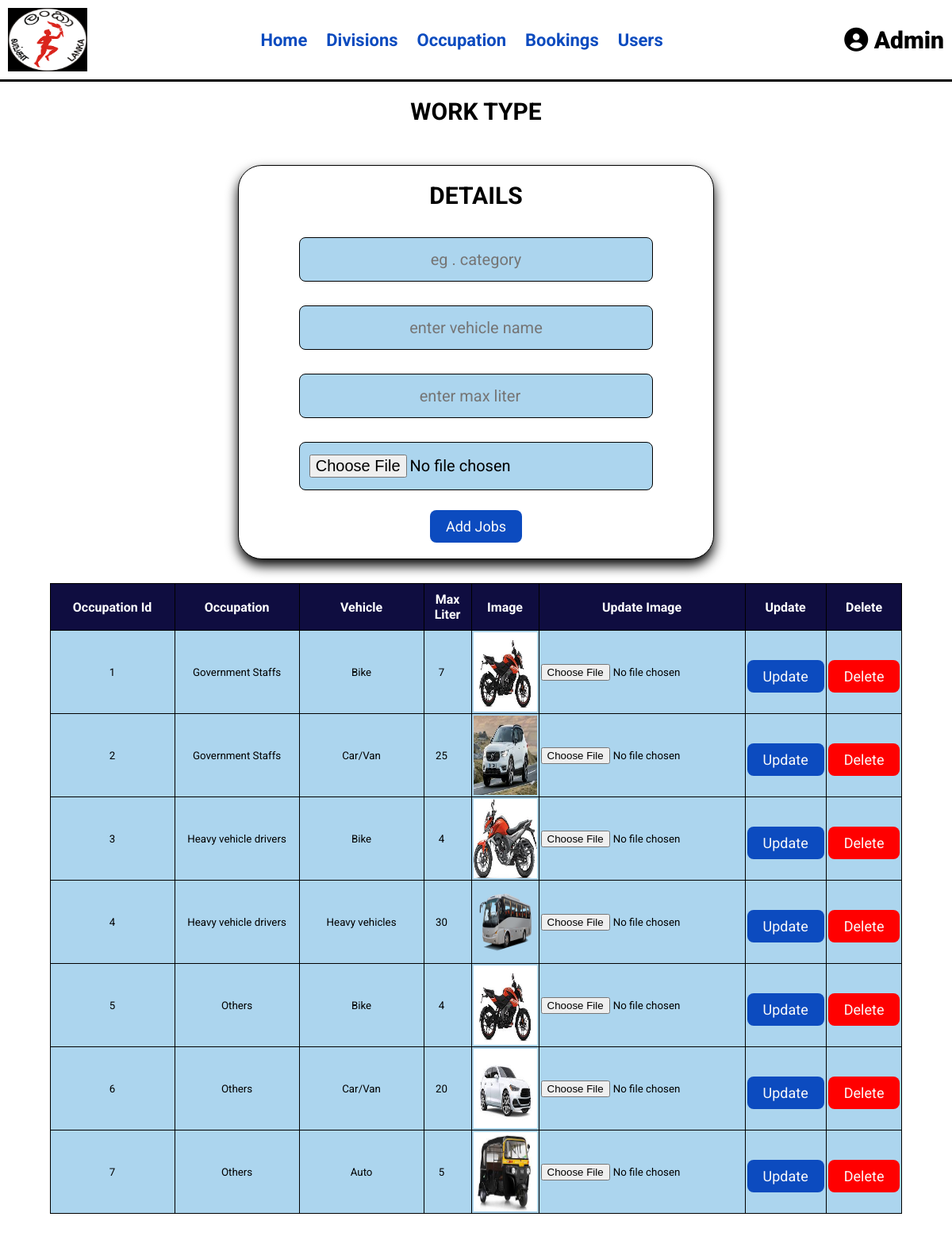
/admin/manage_jobs.php (signed in), run on the app's committed database.
### tables this page shows
CREATE TABLE IF NOT EXISTS `occupation_tbl` (
  `o_id` int(11) NOT NULL AUTO_INCREMENT,
  `category_work` varchar(25) NOT NULL,
  `vehicle` varchar(20) NOT NULL,
  `max_literPetrol` float NOT NULL,
  `image` varchar(200) NOT NULL,
  PRIMARY KEY (`o_id`)
);

### admin/manage_jobs.php (the view, shortened to what this page needs)
<?php
include '../connection.php';
?>
<!DOCTYPE html>
<html lang="en">
<head>
   <link rel="stylesheet" href="https://cdnjs.cloudflare.com/ajax/libs/font-awesome/6.0.0/css/all.min.css">
   <link rel="stylesheet" href="../css/admin_style3.css">
</head>
<body>
<?php include 'admin_header.php'; ?>
<h1 class="title">Work Type</h1>
<section class="add-detail">
   <form action="" method="post" >
      <h3>Details</h3>
      <input type="text" name="occupation" class="box" placeholder="eg . category" required>
      <input type="text" name="vehicle" class="box" placeholder="enter vehicle name" required>
      <input type="number" name="liter" class="box" placeholder="enter max liter" step="0.1" max="40" min="2"required>
      <input type="file" name="image" accept="image/jpg, image/jpeg, image/png" class="box" required>
      <input type="submit" value="Add jobs" name="add_jobs" class="btn">
   </form>
</section>
<section class="show-products">
<table>
<tr>
    <th>Occupation Id</th>
    <th>Occupation</th>
    <th>Vehicle</th>
    <th>Max Liter</th>
    <th>Image</th>
    <th>Update Image</th>
    <th>Update</th>
    <th>Delete</th>
</tr>
      <?php
         $select_occ= mysqli_query($conn, "SELECT * FROM `occupation_tbl`") or die('query failed');
         if(mysqli_num_rows($select_occ) > 0){
         while($fetch_jobs = mysqli_fetch_assoc($select_occ)){
        ?>
      <div class="box">
      <form action="" method="POST">
      <tr>
      <td><input type="text" name="update_id" value="<?php echo $fetch_jobs['o_id']; ?>" ></td>
      <td><input type="text" name="update_occupation" value="<?php echo $fetch_jobs['category_work']; ?>" ></td>
      <td><input type="text" name="update_vehicle" value="<?php echo $fetch_jobs['vehicle']; ?>" ></td>
      <td><input type="number" name="update_liter" value="<?php echo $fetch_jobs['max_literPetrol']; ?>" step="0.1" min="2" max="40"></td>
      <td><img src="../images/<?php echo $fetch_jobs['image']; ?>" alt="" height="100" width="80"></td>
      <td><input type="file" name="update_image" accept="image/jpg, image/jpeg, image/png" class="box" required></td>
      <td><input type="submit" value="update" name="update_jobs" class="option-btn">
      <td><a href="manage_jobs.php?delete=<?php echo $fetch_jobs['o_id']; ?>" class="delete-btn" onclick="return confirm('Confirm delete?');">delete</a></td>
      </tr>
         </form>
      </div>
      <?php
            }
        }
     ?>
</table>
</section>
</body>
</html>

### admin/admin_header.php (shortened to what this page needs)
<header class="header">
   <div class="flex">
   <a><img src="../images/download.png" height="80" width="100"></a>
      <nav class="navbar">
         <a href="admin_home.php">Home</a>
         <a href="manage_address.php">Divisions</a>
         <a href="manage_jobs.php">Occupation</a>
         <a href="manage_filling.php">Bookings</a>
         <a href="manage_users.php">Users</a>
      </nav>
      <div class="icons">
         <div id="user-btn" class="fas fa-user-circle">
         <span class="user">
            <?php echo $_SESSION['admin_name']; ?>
            </span>
         </div>
      </div>
   </div>
</header>

### css/admin_style3.css (style rules this page uses)
* { font-family: 'Roboto'; margin:0; padding:0; box-sizing: border-box; outline: none; border:none; text-decoration: none; transition:all .2s linear; }
body { background-color: #ffffff; }
section { padding:30px 25px; }
.title { text-align: center; margin:20px; text-transform: uppercase; color:#000000; font-size: 30px; }
.header { position: sticky; top:0; left:0; right:0; z-index: 1000; background-color: #ffffff; border-bottom:3px solid #000000; }
.header .flex { display: flex; align-items: center; padding:10px; justify-content: space-between; position: relative; max-width: 1200px; margin:0 auto; }
.header .flex .navbar a { margin:0 10px; font-size: 22px; color:#0c4bbf; text-decoration:none; font-weight: bold; }
.header .flex .icons div { margin-left: 10px; font-size: 22px; cursor: pointer; color:#000000; }
.header .flex .icons #user-btn { font-size:30px; }
.btn, .option-btn, .delete-btn, .white-btn { display: inline-block; margin-top: 10px; padding:10px 20px; cursor: pointer; color:#fafafa; font-size: 18px; border-radius: 8px; text-transform: capitalize; }
.white-btn, .btn { background-color:#0c4bbf; }
.option-btn { background-color:#0c4bbf; }
.delete-btn { background-color: #ff0000; }
.add-detail form { background-color: #ffffff; border-radius:30px; padding:20px; text-align: center; box-shadow: 0 8px 15px #000000; border:1px solid #000000; max-width: 600px; margin:0 auto; }
.add-detail form h3 { font-size: 30px; text-transform: uppercase; color:#000000; margin-bottom: 20px; }
.add-detail form .box { width: 80%; background-color: #acd5ee; border-radius: 8px; margin:15px 0; padding:15px 12px; color:#000000; font-size: 20px; border:1px solid #000000; }
h1 { color:#ffffff; }
.show-products { padding-top: 0; }
table { width:60%; margin:auto; }
table, tr ,th, td { border:1px solid #000000; border-collapse: collapse; text-align: center; padding:2px; }
table th { background-color:#0f0d40; color:white; text-align: center; }
table tr td, input[type="text"], input[type="number"] { background-color: #acd5ee; text-align: center; }
.box-container table tr td, th { padding:10px; }

### data on the page
occupation_tbl: update_id "1", update_occupation "Government Staffs", update_vehicle "Bike", update_liter "7", image (picture)
occupation_tbl: update_id "2", update_occupation "Government Staffs", update_vehicle "Car/Van", update_liter "25", image (picture)
occupation_tbl: update_id "3", update_occupation "Heavy vehicle drivers", update_vehicle "Bike", update_liter "4", image (picture)
occupation_tbl: update_id "4", update_occupation "Heavy vehicle drivers", update_vehicle "Heavy vehicles", update_liter "30", image (picture)
occupation_tbl: update_id "5", update_occupation "Others", update_vehicle "Bike", update_liter "4", image (picture)
occupation_tbl: update_id "6", update_occupation "Others", update_vehicle "Car/Van", update_liter "20", image (picture)
occupation_tbl: update_id "7", update_occupation "Others", update_vehicle "Auto", update_liter "5", image (picture)

### other printed values
$_SESSION['admin_name'] "Admin"
